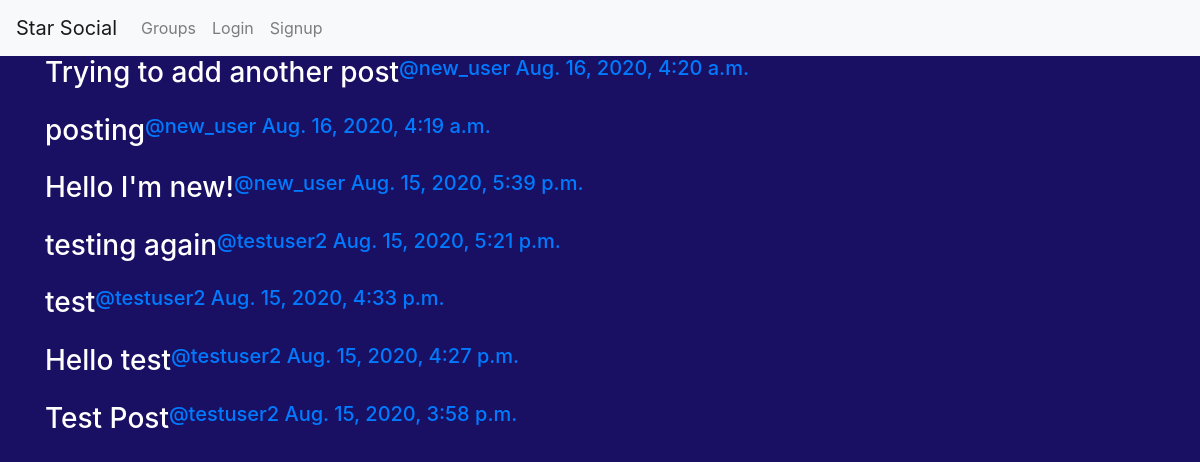
/posts/, run on the app's committed database.
### post/models.py (models this page shows, shortened)
class Post(models.Model):
    user = models.ForeignKey(User,on_delete=models.CASCADE,related_name='posts')
    created_at = models.DateTimeField(auto_now=True)
    message = models.TextField()
    message_html = models.TextField(editable=False)
    group = models.ForeignKey(Group,on_delete=models.CASCADE,related_name='posts',null=True,blank=True)
    class Meta():
        ordering = ['-created_at']
        unique_together = ['user','message']

### post/views.py (the view)
# urls.py: path('',views.PostListView.as_view(),name='all'),
class PostListView(SelectRelatedMixin,generic.ListView):
    model = models.Post
    select_related = ('user','group')

### post/templates/post/post_list.html (shortened to what this page needs)
{% extends "post/post_base.html" %}
{% block post_content %}
  <div class="col-md-8">
    {% for post in post_list %}
      {% include "post/_post.html" %}
    {% endfor %}
  </div>
{% endblock %}

### post/templates/post/_post.html (shortened to what this page needs)
<div class="post media">
  <h3>{{post.message_html|safe}}</h3>
  <div class="media-body">
    <h5 class="media-heading">
    <span class="username">
      <a href="{% url "post:for_user" username=post.user.username%}">@{{post.user.username}}</a>
    </span>
    <time class="time">
      <a href="{% url 'post:single' username=post.user.username pk=post.pk %}">{{post.created_at}}</a>
    </time>
    </h5>
  </div>
</div>

### static/simplesocial/css/master.css (style rules this page uses)
body { margin: 0; overflow: hidden; background color: black; color: white; }

### static/css/master.css (style rules this page uses)
html, body { height: 100%; width: 100%; overflow: hidden; background: #191063; margin: 0; }

### data on the page
Post: message_html "Trying to add another post", user.username "new_user", created_at "Aug. 16, 2020, 4:20 a.m."
Post: message_html "posting", user.username "new_user", created_at "Aug. 16, 2020, 4:19 a.m."
Post: message_html "Hello I'm new!", user.username "new_user", created_at "Aug. 15, 2020, 5:39 p.m."
Post: message_html "testing again", user.username "testuser2", created_at "Aug. 15, 2020, 5:21 p.m."
Post: message_html "test", user.username "testuser2", created_at "Aug. 15, 2020, 4:33 p.m."
Post: message_html "Hello test", user.username "testuser2", created_at "Aug. 15, 2020, 4:27 p.m."
Post: message_html "Test Post", user.username "testuser2", created_at "Aug. 15, 2020, 3:58 p.m."
